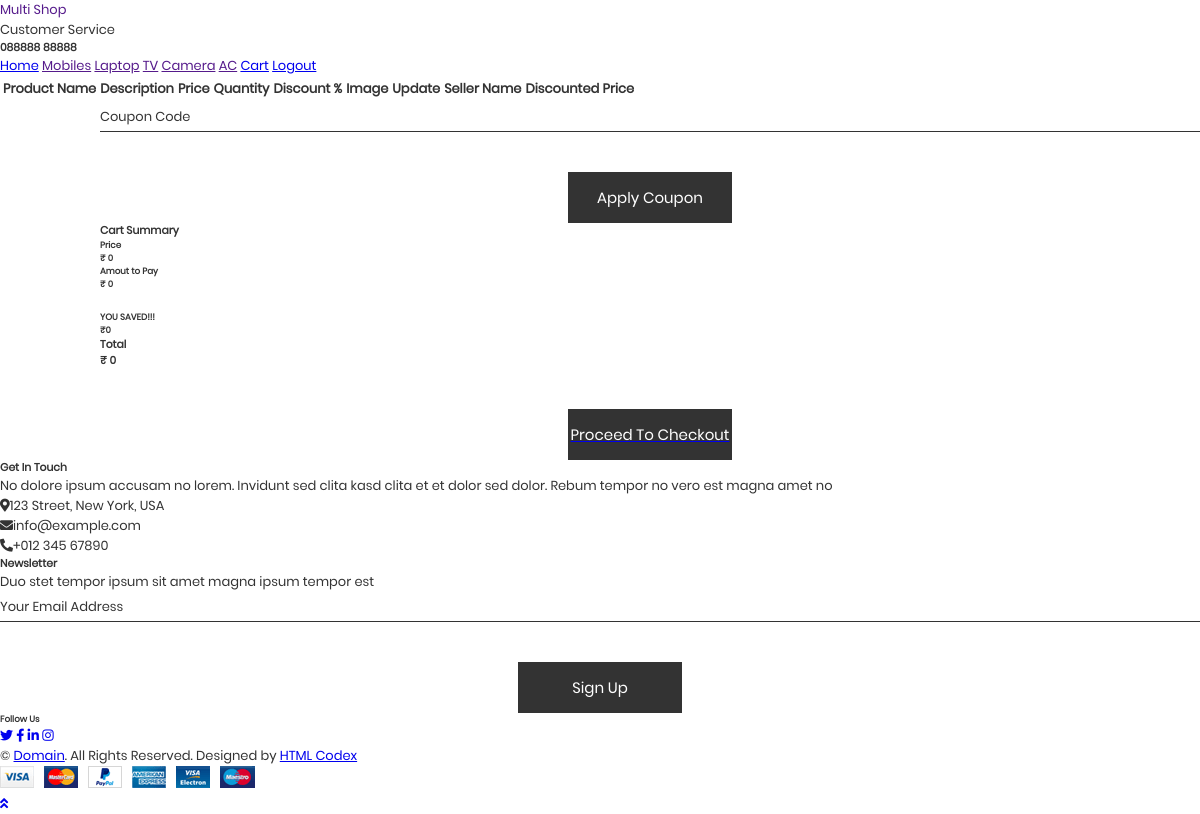
The page /cart/ (signed in) on the database as committed earlier.
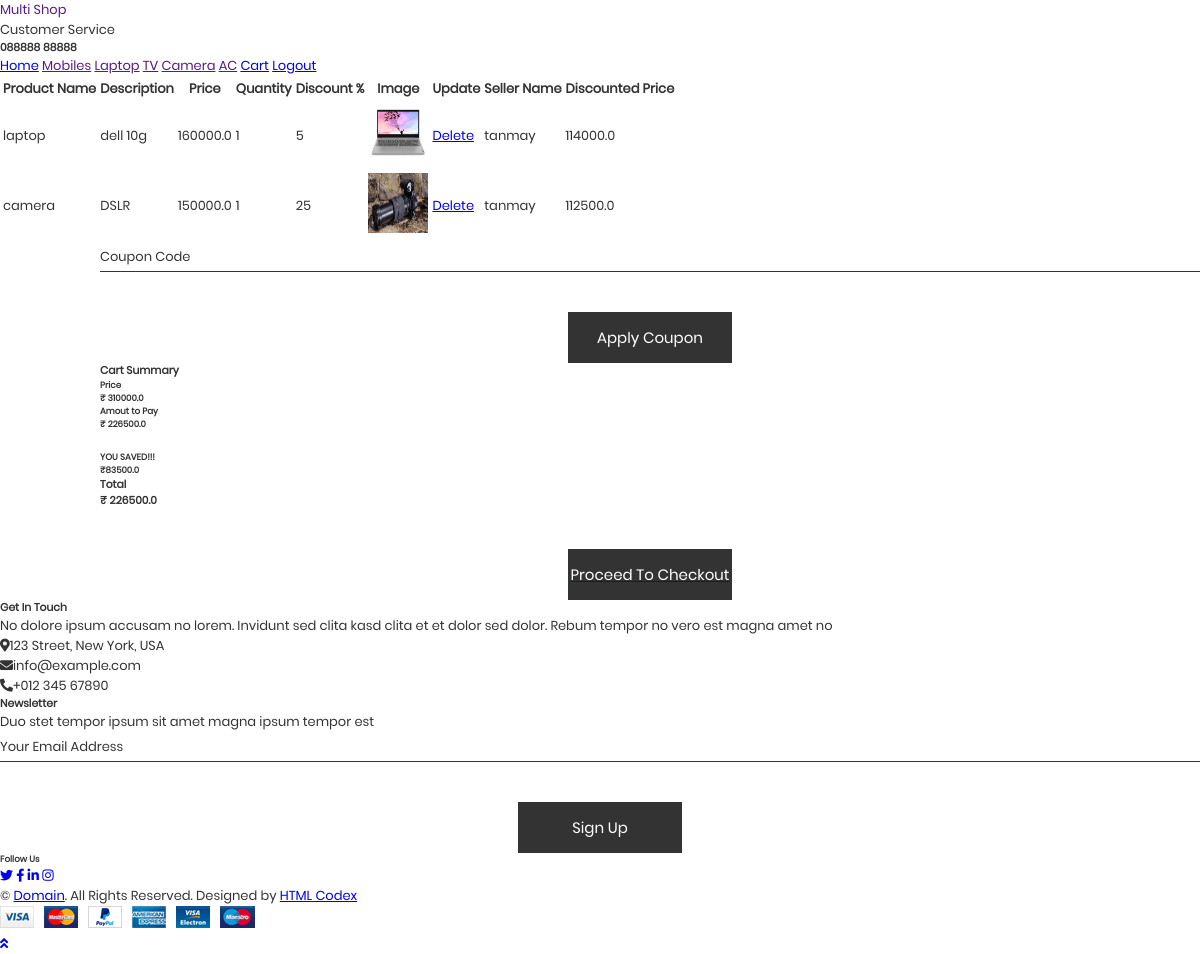
The same page on the database as committed later.
### myapp/models.py (models this page shows)
class Cart(models.Model):
    product=models.ForeignKey(Product,on_delete=models.CASCADE)
    quantity=models.IntegerField()
    user=models.ForeignKey(User,on_delete=models.CASCADE)

### sellerapp/models.py (models this page shows, shortened)
class Product(models.Model):
    seller = models.ForeignKey(Seller,on_delete=models.CASCADE)  # Foreignkey
    product_name = models.CharField(max_length=50)
    product_description = models.TextField()
    price = models.FloatField()
    quantity = models.IntegerField(default=0)
    discount = models.IntegerField()
    image = models.FileField(upload_to='manageproduct',default='avatar.png')
    discounted_price = models.FloatField(blank=True,null=True)
    first_name = models.CharField(max_length=50)

### myapp/views.py (the view)
# urls.py: path('cart/',views.cart,name='cart'),
def cart(request):
    try:
        userobj = User.objects.get(Email=request.session['email'])
        cartdata = Cart.objects.filter(user=userobj)
        global final_total
        final_total = actual_price = 0
        for i in cartdata:
            actual_price += i.product.price
        for i in cartdata:
            final_total += i.product.discounted_price
        saved_money = actual_price - final_total
        return render(request, 'cart.html', {'plist': cartdata, 'Total': final_total, 'actual_price': actual_price, 'saved_money': saved_money, 'user_data': userobj})
    except:
        return render(request, 'login.html')

### myapp/templates/cart.html (shortened to what this page needs)
{% extends 'header.html' %}
{% load static %}
{% block content %}
<div class="container-fluid">
    <div class="row px-xl-5">
        <div class="col-lg-8 table-responsive mb-5">
            <table class="table table-light table-borderless table-hover text-center mb-0">
                <thead class="thead-dark">
                    <tr>
                        <th>Product Name</th>
                        <th>Description</th>
                        <th>Price</th>
                        <th>Quantity</th>
                        <th>Discount %</th>
                        <th>Image</th>
                        <th>Update</th>
                        <th>Seller Name</th>
                        <th>Discounted Price</th>
                    </tr>
                </thead>
                {% for single_product in plist %}
                <tr>
                    <td>{{single_product.product.product_name}}</td>
                    <td>{{single_product.product.product_description}}</td>
                    <td>{{single_product.product.price}}</td>
                    <td>{{single_product.quantity}}</td>
                    <td>{{single_product.product.discount}}</td>
                    <td><img src="{{single_product.product.image.url}}" alt="Image of {{single_product.product.product_name}}" height="60"
                            width="60"></td>
                    <td>
                        <a href="{% url 'delcart' single_product.id  %}">Delete</a>
                    </td>
                    <td>{{single_product.product.first_name}}</td>
                    <td>{{single_product.product.discounted_price}}</td>
                </tr>
                {% endfor %}
            </table>
        </div>
        <div class="col-lg-3" style="margin-left: 100px;">
            <form class="mb-30" action="">
                <div class="input-group">
                    <input type="text" class="form-control border-0 p-4" placeholder="Coupon Code">
                    <div class="input-group-append">
                        <button class="btn btn-primary">Apply Coupon</button>
                    </div>
                </div>
            </form>
            <h5 class="section-title position-relative text-uppercase mb-3"><span class="bg-secondary pr-3">Cart
                    Summary</span></h5>
            <div class="bg-light p-30 mb-5">
                <div class="border-bottom pb-2">
                    <div class="d-flex justify-content-between mb-3">
                        <h6>Price</h6>
                        <h6>₹ {{actual_price}}</h6>
                    </div>
                    <div class="d-flex justify-content-between">
                        <h6 class="font-weight-medium">Amout to Pay</h6>
                        <h6 class="font-weight-medium">₹ {{Total}}</h6>
                    </div><br>
                    <div class="d-flex justify-content-between mb-3">
                        <h6>YOU SAVED!!!</h6>
                        <h6>₹{{saved_money}}</h6>
                    </div>
                </div>
                <div class="pt-2">
                    <div class="d-flex justify-content-between mt-2">
                        <h5>Total</h5>
                        <h5>₹ {{Total}}</h5>
                    </div>
                    <a href="{% url 'checkout' %}"><button class="btn btn-block btn-primary font-weight-bold my-3 py-3">Proceed To Checkout</button></a>
                </div>
            </div>
        </div>
    </div>
</div>
{% endblock %}

Rows that differ between the two databases and show on the page:
added Cart: product.product_name "laptop", product.product_description "dell 10g", product.price "160000.0", quantity "1", product.discount "5", product.image (picture), product.first_name "tanmay", product.discounted_price "114000.0"
added Cart: product.product_name "camera", product.product_description "DSLR", product.price "150000.0", quantity "1", product.discount "25", product.image (picture), product.first_name "tanmay", product.discounted_price "112500.0"
Other text that changed with them:
{{ actual_price }}: "0" → "310000.0"
{{ Total }}: "0" → "226500.0"
{{ saved_money }}: "0" → "83500.0"
